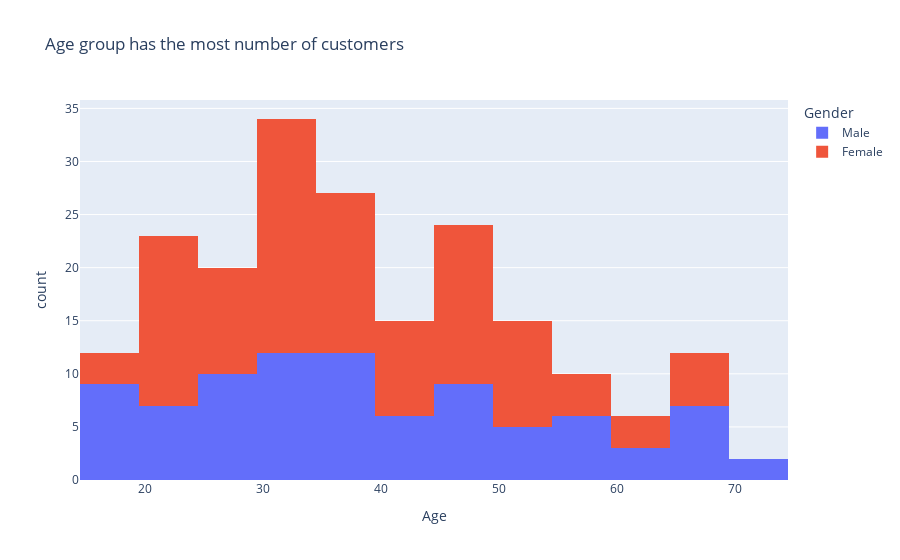

Notebook code for this chart:
### Markdown cell above
#### 4.3 Let's Check which age group has the most customers

### Code cell
fig4 = px.histogram(df,x='Age',nbins=15,color='Gender',title='Age group has the most number of customers')
fig4.show()

### Figure 1 — Plotly figure (JSON) as saved in the notebook; plotly's stock layout.template omitted (floating-point values rounded to 4 significant figures)
{"data": [{"alignmentgroup": "True", "bingroup": "x", "hovertemplate": "Gender=Male<br>Age=%{x}<br>count=%{y}<extra></extra>", "legendgroup": "Male", "marker": {"color": "#636efa", "pattern": {"shape": ""}}, "name": "Male", "nbinsx": 15, "offsetgroup": "Male", "orientation": "v", "showlegend": true, "type": "histogram", "x": [19, 21, 64, 67, 37, 22, 20, 52, 35, 25, 31, 29, 35, 60, 53, 18, 24, 48, 33, 59, 47, 69, 53, 70, 19, 63, 18, 19, 70, 59, 26, 40, 57, 38, 67, 48, 18, 48, 24, 48, 20, 67, 26, 49, 54, 68, 66, 65, 19, 27, 39, 43, 40, 59, 38, 47, 39, 20, 32, 19, 32, 25, 28, 48, 34, 43, 39, 37, 34, 19, 50, 42, 32, 40, 28, 36, 36, 58, 27, 59, 35, 46, 30, 28, 33, 32, 32, 30], "xaxis": "x", "yaxis": "y"}, {"alignmentgroup": "True", "bingroup": "x", "hovertemplate": "Gender=Female<br>Age=%{x}<br>count=%{y}<extra></extra>", "legendgroup": "Female", "marker": {"color": "#EF553B", "pattern": {"shape": ""}}, "name": "Female", "nbinsx": 15, "offsetgroup": "Female", "orientation": "v", "showlegend": true, "type": "histogram", "x": [20, 23, 31, 22, 35, 23, 30, 35, 58, 24, 35, 35, 46, 54, 45, 40, 23, 21, 49, 21, 42, 30, 36, 20, 65, 31, 49, 24, 50, 27, 29, 31, 49, 31, 50, 51, 27, 67, 54, 43, 68, 32, 47, 60, 60, 45, 23, 49, 46, 21, 55, 22, 34, 50, 68, 40, 32, 47, 27, 23, 49, 21, 66, 19, 38, 18, 19, 63, 49, 51, 50, 38, 40, 23, 31, 25, 31, 29, 44, 35, 57, 28, 32, 32, 34, 44, 38, 47, 27, 30, 30, 56, 29, 31, 36, 33, 36, 52, 30, 37, 32, 29, 41, 54, 41, 36, 34, 32, 38, 47, 35, 45], "xaxis": "x", "yaxis": "y"}], "layout": {"barmode": "relative", "legend": {"title": {"text": "Gender"}, "tracegroupgap": 0}, "title": {"text": "Age group has the most number of customers"}, "xaxis": {"anchor": "y", "domain": [0, 1], "title": {"text": "Age"}}, "yaxis": {"anchor": "x", "domain": [0, 1], "title": {"text": "count"}}}}
